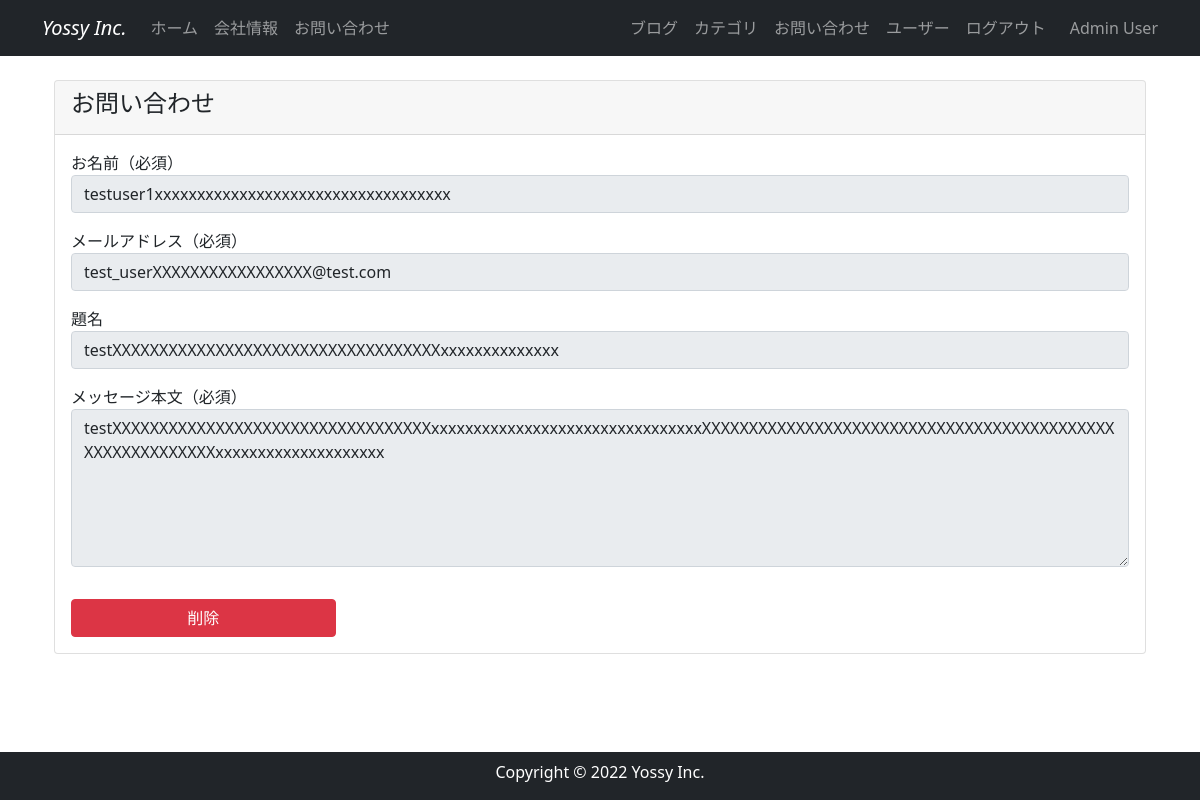
The page /1/display_inquiry (signed in) on the database its author committed.
### company_blog/models.py (models this page shows, shortened)
class User(db.Model, UserMixin):
    __tablename__ = "users"
    id = db.Column(db.Integer, primary_key=True)
    email = db.Column(db.String(64), unique=True, index=True)
    username = db.Column(db.String(64), unique=True, index=True)
    password_hash = db.Column(db.String(128))
    administrator = db.Column(db.String(1))
    post = db.relationship("BlogPost", backref="author", lazy="dynamic")
    @property
    def password(self):
        raise AttributeError("password is not a readable attribute")
    def is_administrator(self):
        if self.administrator == "1":
            return 1
        else:
            return 0

class Inquiry(db.Model):
    __tablename__ = "inquiries"
    id = db.Column(db.Integer, primary_key=True)
    name = db.Column(db.String(64))
    email = db.Column(db.String(64))
    title = db.Column(db.String(140))
    text = db.Column(db.Text)
    date = db.Column(db.DateTime, default=datetime.now(timezone("Asia/Tokyo")))

### company_blog/main/views.py (the view)
@main.route("/<int:inquiry_id>/display_inquiry")
@login_required
def display_inquiry(inquiry_id):
    inquiry = Inquiry.query.get_or_404(inquiry_id)
    form = InquryForm()
    form.name.data = inquiry.name
    form.email.data = inquiry.email
    form.title.data = inquiry.title
    form.text.data = inquiry.text
    return render_template("inquiry.html", form=form, inquiry_id=inquiry_id)

### company_blog/main/forms.py
class InquryForm(FlaskForm):
    name = StringField("お名前（必須）", validators=[DataRequired()])
    email = StringField(
        "メールアドレス（必須）",
        validators=[
            DataRequired(),
            Email(message="正しいメールアドレスを入力してください"),
        ],
    )
    title = StringField("題名")
    text = TextAreaField("メッセージ本文（必須）", validators=[DataRequired()])
    submit = SubmitField("送信")

### company_blog/models.py (called while the page is built)
@login_manager.user_loader
def load_user(user_id):
    return User.query.get(int(user_id))

### company_blog/templates/inquiry.html (shortened to what this page needs)
{% extends "base.html" %} {% block content %}
<section id="inquiry">
  <div class="container my-3">
    <div class="row">
      <div class="col">
        <div class="card">
          <div class="card-header">
            <h4>お問い合わせ</h4>
          </div>
          <div class="card-body">
            <form method="POST">
              {% if inquiry_id %}
              <fieldset disabled>
                {% endif %} {{ form.hidden_tag() }}
                <div class="mb-3">
                  {{ form.name.label(class="form-control-label") }} {{
                  render_field(form.name,class="form-control") }}
                </div>
                <div class="mb-3">
                  {{ form.email.label(class="form-control-label") }} {{
                  render_field(form.email,class="form-control") }}
                </div>
                <div class="mb-3">
                  {{ form.title.label(class="form-control-label") }} {{
                  render_field(form.title,class="form-control") }}
                </div>
                <div class="mb-3">
                  {{ form.text.label (class="form-control-label")}} {{
                  render_field(form.text,class="form-control",rows="6") }}
                </div>
                {% if inquiry_id %}
              </fieldset>
              {% if current_user.is_administrator() %}
              <div class="col-md-3">
                <button
                  type="button"
                  class="btn btn-danger w-100"
                  data-bs-toggle="modal"
                  data-bs-target="#del_modal"
                >
                  削除
                </button>
              </div>
              {% endif %} {% endif %}
            </form>
          </div>
        </div>
      </div>
    </div>
  </div>
</section>
 {% endblock %}

### company_blog/templates/base.html (shortened to what this page needs)
<!DOCTYPE html>
<html lang="en">
<head>
    <link href="https://cdn.jsdelivr.net/npm/bootstrap@5.0.2/dist/css/bootstrap.min.css" rel="stylesheet"
>
</head>
<body>
    <nav class="navbar navbar-expand-lg navbar-dark bg-dark fixed-top">
        <div class="container">
            <a class="navbar-brand fst-italic" href="{{ url_for('main.index')}}">Yossy Inc.</a>
            <div class="collapse navbar-collapse" id="navbarNav">
                <ul class="navbar-nav">
                    <li class="nav-item">
                        <a class="nav-link {% if request.endpoint == 'main.index' %}active{% endif %}" href="{{ url_for('main.index')}}">ホーム</a>
                    </li>
                    <li class="nav-item">
                        <a class="nav-link {% if request.endpoint == 'main.info' %}active{% endif %}" href="{{ url_for('main.info') }}">会社情報</a>
                    </li>
                    <li class="nav-item">
                        <a class="nav-link {% if request.endpoint == 'main.inquiry' %}active{% endif %}" href="{{ url_for('main.inquiry') }}">お問い合わせ</a>
                    </li>
                </ul>
                <br>
                <ul class="navbar-nav ms-auto">
                    {% if current_user.is_authenticated %}
                    <li class="nav-item">
                        <a class="nav-link {% if request.endpoint == 'main.blog_maintenance' %}active{% endif %}" href="{{ url_for('main.blog_maintenance') }}">ブログ</a>
                    </li>
                    <li class="nav-item">
                        <a class="nav-link {% if request.endpoint == 'main.category_maintenance' %}active{% endif %}" href="{{ url_for('main.category_maintenance') }}">カテゴリ</a>
                    </li>
                    <li class="nav-item">
                        <a class="nav-link {% if request.endpoint == 'main.inquiry_maintenance' %}active{% endif %}" href="{{ url_for('main.inquiry_maintenance') }}">お問い合わせ</a>
                    </li>
                    <li class="nav-item">
                        <a class="nav-link {% if request.endpoint == 'users.user_maintenance' %}active{% endif %}" href="{{ url_for('users.user_maintenance') }}">ユーザー</a>
                    </li>
                    <li class="nav-item">
                        <a class="nav-link" href="{{ url_for('users.logout') }}">ログアウト</a>
                    </li>
                    <span class="navbar-text ms-3">
                        {{ current_user.username | truncate(10) }}
                    </span>
                    {% endif %}
                </ul>
            </div>
        </div>
    </nav>
    {% from "_formhelpers.html" import render_field %}
    <div class="container" style="padding-top: 4rem; padding-bottom: 4rem;">
        {% block content %}
        {% endblock %}
    </div>
    <footer id="footer" class="footer text-center pt-2 bg-dark fixed-bottom">
        <div class="container">
            <div class="row">
                <div class="col text-white">
                    <p>Copyright © 2022 Yossy Inc.</p>
                </div>
            </div>
        </div>
    </footer>
</body>
</html>

### company_blog/templates/_formhelpers.html (shortened to what this page needs)
{% macro render_field(field) %}
{{field(**kwargs)|safe}}
{% endmacro %}

### rows shown on the page
User: username "Admin User"
Inquiry: name "testuser1xxxxxxxxxxxxxxxxxxxxxxxxxxxxxxxxxxx", email "test_userXXXXXXXXXXXXXXXXX@test.com", title "testXXXXXXXXXXXXXXXXXXXXXXXXXXXXXXXXXXXxxxxxxxxxxxxxx", text "testXXXXXXXXXXXXXXXXXXXXXXXXXXXXXXXXXXxxxxxxxxxxxxxxxxxxxxxxxxxxxxxxxxXXXXXXXXXXXXXXXXXXXXXXXXXXXXXXXXXXXXXXXXXXXXXXXXXXXXXXXXXXxxxxxxxxxxxxxxxxxxxx"
